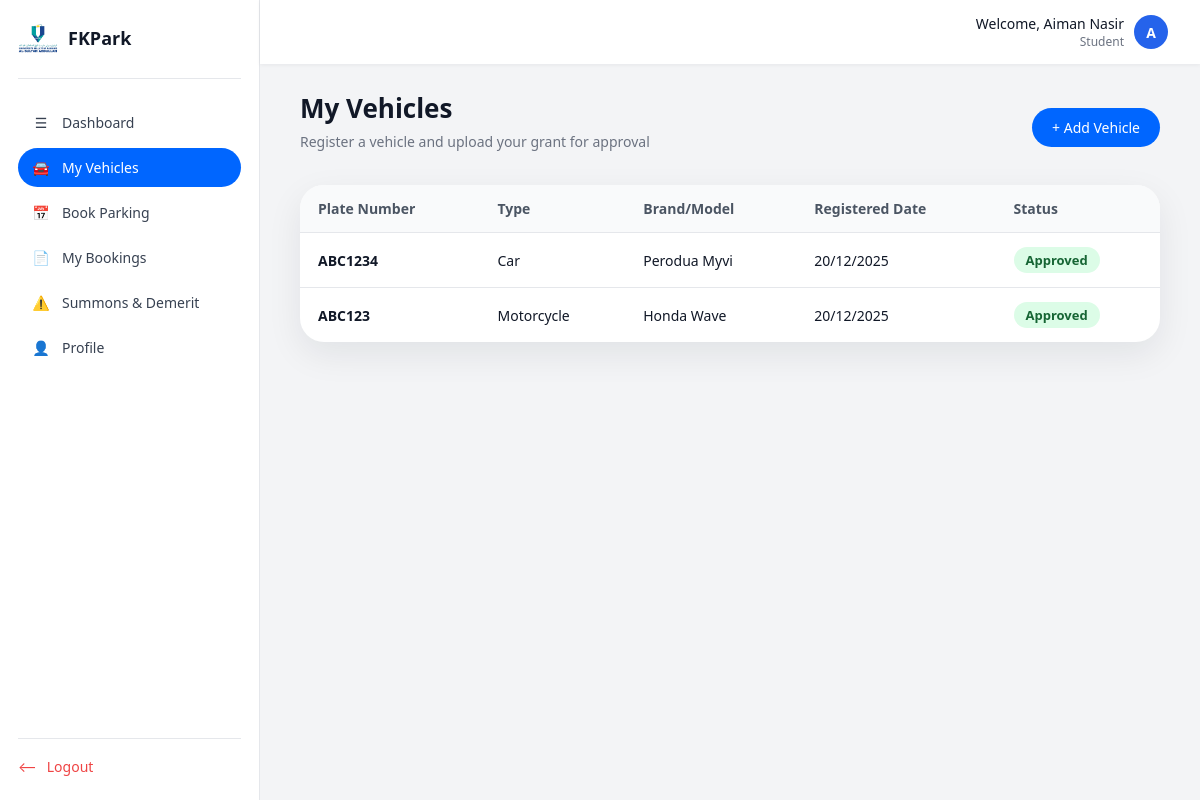
/fkpark/student_vehicles.php (signed in), run on the app's committed database.
### tables this page shows
CREATE TABLE `student` (
  `student_id` varchar(255) NOT NULL,
  `name` varchar(100) NOT NULL,
  `email` varchar(255) NOT NULL,
  `phone` varchar(30) DEFAULT NULL
);

CREATE TABLE `vehicle` (
  `vehicle_id` int(15) NOT NULL,
  `plate_num` varchar(15) NOT NULL,
  `type` varchar(20) NOT NULL,
  `brand` varchar(50) NOT NULL,
  `status` varchar(15) NOT NULL DEFAULT 'Pending',
  `registration_date` date NOT NULL,
  `student_id` varchar(255) NOT NULL
);

### fkpark/student_vehicles.php (the view, shortened to what this page needs)
<?php
require 'db.php';
$studentUsername = $_SESSION['username'];
$studentName = $studentUsername;
$sqlStudent = "SELECT name FROM student WHERE student_id = ?";
$stmtStudent = mysqli_prepare($conn, $sqlStudent);
if ($stmtStudent) {
    mysqli_stmt_bind_param($stmtStudent, "s", $studentUsername);
    mysqli_stmt_execute($stmtStudent);
    $result = mysqli_stmt_get_result($stmtStudent);
    if ($row = mysqli_fetch_assoc($result)) {
        $studentName = $row['name'];
    }
}
$stmt = mysqli_prepare($conn, "
  SELECT v.vehicle_id, v.plate_num, v.type, v.brand, v.registration_date,
         COALESCE(va.status,'Pending') status
  FROM vehicle v
  LEFT JOIN vehicle_approval va
    ON va.vehicle_id = v.vehicle_id
   AND va.approval_id = (SELECT MAX(approval_id) FROM vehicle_approval WHERE vehicle_id = v.vehicle_id)
  WHERE v.student_id = ?
  ORDER BY v.registration_date DESC
");
mysqli_stmt_bind_param($stmt, "s", $studentUsername);
mysqli_stmt_execute($stmt);
$result = mysqli_stmt_get_result($stmt);
$vehicles = mysqli_fetch_all($result, MYSQLI_ASSOC);
function esc($v) {
    return htmlspecialchars($v, ENT_QUOTES, 'UTF-8');
}
?>
<!DOCTYPE html>
<html lang="en">
<head>
</head>
<body>
<div class="layout">
    <aside class="sidebar">
        <div class="sidebar-header">
            <div class="sidebar-logo">
                <img src="images/logo-removebg.png" alt="FKPark Logo">
            </div>
            <div class="sidebar-title">FKPark</div>
        </div>
        <nav class="nav">
            <a href="dashboard_stud.php" class="nav-link">
                <span class="icon">☰</span>
                <span>Dashboard</span>
            </a>
            <a href="student_vehicles.php" class="nav-link active">
                <span class="icon">🚘</span>
                <span>My Vehicles</span>
            </a>
            <a href="book_parking.php" class="nav-link">
                <span class="icon">📅</span>
                <span>Book Parking</span>
            </a>
            <a href="my_bookings.php" class="nav-link">
                <span class="icon">📄</span>
                <span>My Bookings</span>
            </a>
            <a href="student_summon.php" class="nav-link">
                <span class="icon">⚠️</span>
                <span>Summons &amp; Demerit</span>
            </a>
            <a href="student_profile.php" class="nav-link">
                <span class="icon">👤</span>
                <span>Profile</span>
            </a>
        </nav>
        <div class="sidebar-footer">
            <a href="logout.php" class="logout-btn">
                <span>⟵</span>
                <span>Logout</span>
            </a>
        </div>
    </aside>
    <div class="main">
        <header class="topbar">
            <div class="topbar-user">
                <div class="topbar-user-info">
                    <div>Welcome, <?php echo esc($studentName); ?></div>
                    <div class="topbar-role">Student</div>
                </div>
                <div class="avatar">
                    <?php echo strtoupper(substr($studentName, 0, 1)); ?>
                </div>
            </div>
        </header>
        <main class="content">
            <div class="content-header">
                <div>
                    <h1 class="page-title">My Vehicles</h1>
                    <p class="page-subtitle">Register a vehicle and upload your grant for approval</p>
                </div>
                <button class="btn-primary" onclick="openModal()">+ Add Vehicle</button>
            </div>
            <div class="card">
                <table>
                    <thead>
                        <tr>
                            <th>Plate Number</th>
                            <th>Type</th>
                            <th>Brand/Model</th>
                            <th>Registered Date</th>
                            <th>Status</th>
                        </tr>
                    </thead>
                    <tbody>
                        <?php if (empty($vehicles)): ?>
                            <tr>
                                <td colspan="5" style="color: #6b7280; text-align: center;">No vehicles registered yet.</td>
                            </tr>
                        <?php else: ?>
                            <?php foreach ($vehicles as $v): ?>
                                <tr>
                                    <td style="font-weight: 600;"><?php echo esc($v['plate_num']); ?></td>
                                    <td><?php echo esc($v['type']); ?></td>
                                    <td><?php echo esc($v['brand']); ?></td>
                                    <td><?php echo esc(date('d/m/Y', strtotime($v['registration_date']))); ?></td>
                                    <td><span class="status <?php echo esc($v['status']); ?>"><?php echo esc($v['status']); ?></span></td>
                                </tr>
                            <?php endforeach; ?>
                        <?php endif; ?>
                    </tbody>
                </table>
            </div>
        </main>
    </div>
</div>
</body>
</html>

### fkpark/student_vehicles.php (style rules this page uses)
* { box-sizing: border-box; font-family: system-ui, -apple-system, BlinkMacSystemFont, "Segoe UI", sans-serif; }
body { margin: 0; background-color: #f3f4f6; color: #111827; }
.layout { min-height: 100vh; display: grid; grid-template-columns: 260px 1fr; }
.sidebar { background-color: #ffffff; border-right: 1px solid #e5e7eb; display: flex; flex-direction: column; padding: 18px 18px 24px; }
.sidebar-header { display: flex; align-items: center; gap: 10px; padding-bottom: 20px; border-bottom: 1px solid #e5e7eb; }
.sidebar-logo { width: 40px; height: 40px; display: flex; align-items: center; justify-content: center; }
.sidebar-logo img { max-width: 100%; max-height: 100%; object-fit: contain; }
.sidebar-title { font-size: 18px; font-weight: 600; color: #111827; }
.nav { margin-top: 24px; display: flex; flex-direction: column; gap: 6px; }
.nav-link { display: flex; align-items: center; gap: 12px; padding: 10px 14px; border-radius: 999px; color: #374151; text-decoration: none; font-size: 14px; }
.nav-link span.icon { width: 18px; text-align: center; }
.nav-link.active { background-color: #0066ff; color: #ffffff; }
.nav-link.active span.icon { color: #ffffff; }
.sidebar-footer { margin-top: auto; padding-top: 18px; border-top: 1px solid #e5e7eb; }
.logout-btn { display: flex; align-items: center; gap: 10px; font-size: 14px; color: #ef4444; text-decoration: none; }
.main { display: flex; flex-direction: column; }
.topbar { height: 64px; background-color: #ffffff; display: flex; align-items: center; justify-content: flex-end; padding: 0 32px; box-shadow: 0 1px 4px rgba(15, 23, 42, 0.06); }
.topbar-user { display: flex; align-items: center; gap: 10px; font-size: 14px; }
.topbar-user-info { text-align: right; }
.topbar-role { font-size: 12px; color: #6b7280; }
.avatar { width: 34px; height: 34px; border-radius: 999px; background-color: #2563eb; display: flex; align-items: center; justify-content: center; color: #ffffff; font-weight: 600; }
.content { padding: 26px 40px 36px; }
.content-header { display: flex; justify-content: space-between; align-items: center; margin-bottom: 20px; }
.page-title { font-size: 26px; font-weight: 600; margin: 0; }
.page-subtitle { margin-top: 6px; font-size: 14px; color: #6b7280; }
.btn-primary { padding: 10px 20px; border-radius: 999px; border: none; background-color: #0066ff; color: #ffffff; font-size: 14px; font-weight: 500; cursor: pointer; }
.card { background-color: #ffffff; border-radius: 24px; box-shadow: 0 12px 35px rgba(15, 23, 42, 0.08); overflow: hidden; }
table { width: 100%; border-collapse: collapse; }
thead { background-color: #f9fafb; }
th, td { padding: 14px 18px; font-size: 14px; text-align: left; border-bottom: 1px solid #e5e7eb; }
th { font-weight: 600; color: #4b5563; }
tr:last-child td { border-bottom: none; }
.status { padding: 4px 12px; border-radius: 999px; font-size: 13px; font-weight: 600; display: inline-block; }
.status.Approved { background-color: #dcfce7; color: #166534; }

### data on the page
student: name "Aiman Nasir", name "A"
vehicle: plate_num "ABC1234", type "Car", brand "Perodua Myvi", registration_date "20/12/2025", status "Approved"
vehicle: plate_num "ABC123", type "Motorcycle", brand "Honda Wave", registration_date "20/12/2025", status "Approved"
